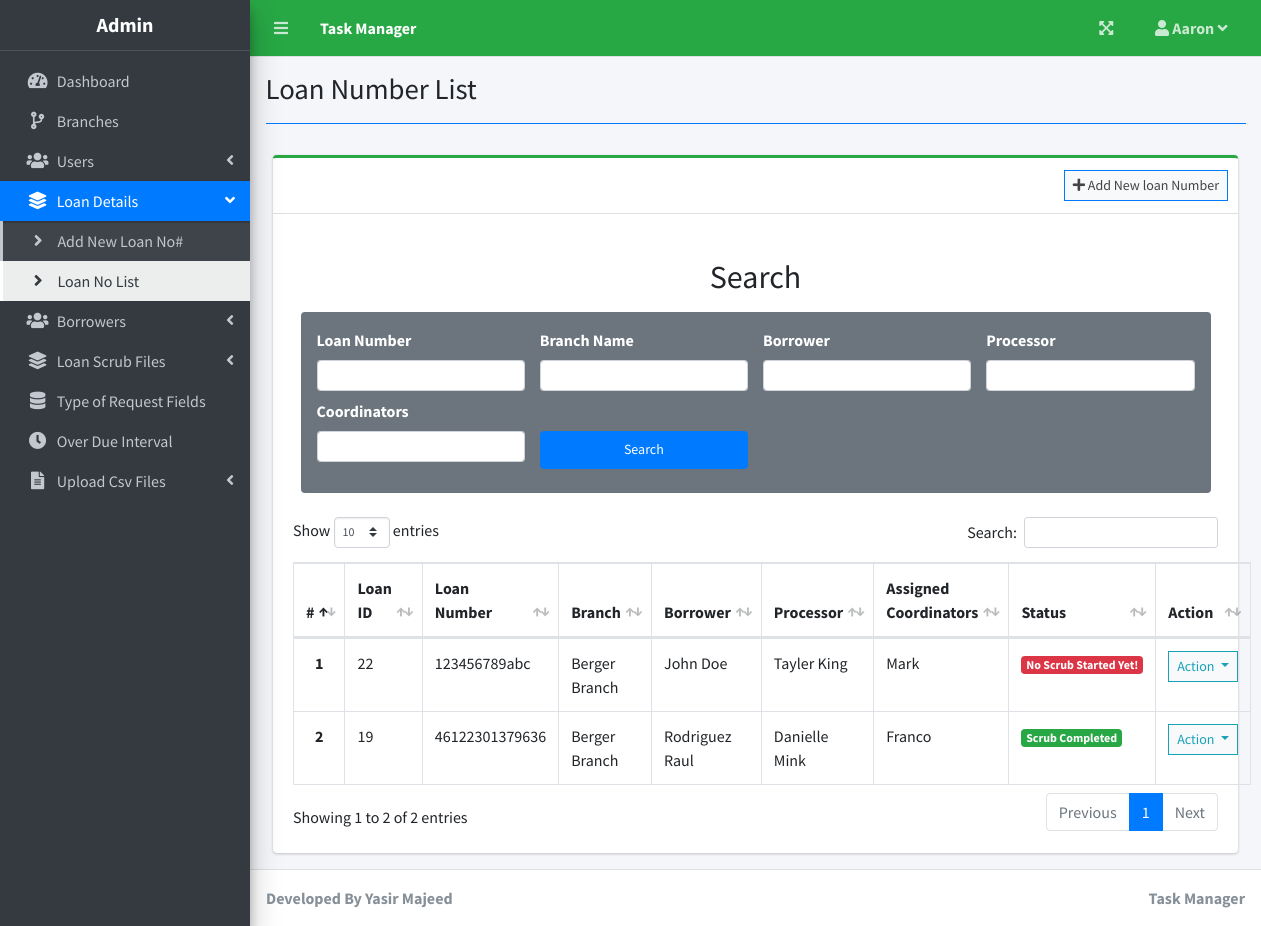
Page /index.php?page=loan_number_list (signed in) on the committed database.
### tables this page shows
CREATE TABLE `loan_no` (
  `id` int(11) NOT NULL,
  `loan_no` varchar(255) NOT NULL,
  `branch` int(11) NOT NULL,
  `processor` int(11) NOT NULL,
  `coordinator` varchar(255) NOT NULL,
  `created_by` int(11) NOT NULL,
  `created_at` timestamp NOT NULL DEFAULT current_timestamp(),
  `updated_at` timestamp NOT NULL DEFAULT current_timestamp() ON UPDATE current_timestamp()
);

CREATE TABLE `branch` (
  `id` int(11) NOT NULL,
  `branch` varchar(250) NOT NULL,
  `address` varchar(255) NOT NULL,
  `contact` varchar(255) NOT NULL,
  `created_at` timestamp NOT NULL DEFAULT current_timestamp(),
  `updated_at` timestamp NOT NULL DEFAULT current_timestamp() ON UPDATE current_timestamp()
);

CREATE TABLE `borrower` (
  `id` int(11) NOT NULL,
  `loan_no_id` varchar(255) NOT NULL,
  `borrower` varchar(255) NOT NULL,
  `created_by` int(11) NOT NULL,
  `created_at` timestamp NOT NULL DEFAULT current_timestamp(),
  `updated_at` timestamp NOT NULL DEFAULT current_timestamp() ON UPDATE current_timestamp()
);

CREATE TABLE `users` (
  `id` int(30) NOT NULL,
  `firstname` varchar(200) NOT NULL,
  `lastname` varchar(200) NOT NULL,
  `email` varchar(200) NOT NULL,
  `password` text NOT NULL,
  `branch` varchar(255) NOT NULL,
  `type` tinyint(1) NOT NULL DEFAULT 2 COMMENT '1 = admin, \r\n2 = processor,\r\n3 = coordinator\r\n',
  `avatar` text NOT NULL DEFAULT 'no-image-available.png',
  `date_created` datetime NOT NULL DEFAULT current_timestamp(),
  `updated_at` timestamp NOT NULL DEFAULT current_timestamp() ON UPDATE current_timestamp()
);

### loan_number_list.php (the view, shortened to what this page needs)
<?php include'db_connect.php' ?>
<div class="col-lg-12">
    <div class="card card-outline card-success">
        <div class="card-header">
            <?php if($_SESSION['login_type']==1){?>
            <div class="card-tools">
                <a class="btn btn-block btn-sm btn-default btn-flat border-primary"
                    href="./index.php?page=new_loan_number"><i class="fa fa-plus"></i> Add New loan Number</a>
            </div>
            <?php }?>
        </div>
        <div class="card-body">
            <div class="container my-4">
                <h2 class="text-center mb-3">Search</h2>
                <div class="rounded bg-secondary p-3">
                    <div class="row">
                        <div class="col-sm-3 mb-2">
                            <label for="field1" class="form-label">Loan Number </label>
                            <input type="text" class="form-control form-control-sm" id="field1">
                        </div>
                        <div class="col-sm-3 mb-2">
                            <label for="field2" class="form-label">Branch Name</label>
                            <input type="text" class="form-control form-control-sm" id="field2">
                        </div>
                        <div class="col-sm-3 mb-2">
                            <label for="field3" class="form-label">Borrower</label>
                            <input type="text" class="form-control form-control-sm" id="field3">
                        </div>
                        <div class="col-sm-3 mb-2">
                            <label for="field4" class="form-label">Processor</label>
                            <input type="text" class="form-control form-control-sm" id="field4">
                        </div>
                    </div>
                    <div class="row">
                        <div class="col-sm-3 mb-2">
                            <label for="field5" class="form-label">Coordinators</label>
                            <input type="text" class="form-control form-control-sm" id="field5">
                        </div>
                        <div class="col-sm-3 mb-2">
                            <label for="searchBtn" class="form-label">&nbsp;</label>
                            <button type="button" class="btn btn-primary btn-sm form-control"
                                id="searchBtn">Search</button>
                        </div>
                    </div>
                </div>
            </div>
            <table class="table tabe-hover table-bordered" id="list">
                <thead>
                    <tr>
                        <th class="text-center">#</th>
                        <th>Loan ID</th>
                        <th>Loan Number</th>
                        <th>Branch</th>
                        <th>Borrower</th>
                        <th>Processor</th>
                        <th>Assigned Coordinators</th>
                        <th>Status</th>
                        <th>Action</th>
                    </tr>
                </thead>
                <tbody>
                    <?php
					$i = 1;
					$qry = $conn->query("SELECT * FROM loan_no order by id DESC");
					while($row= $qry->fetch_assoc()):
					?>
                    <tr>
                        <th class="text-center"><?php echo $i++ ?></th>
                        <td><?php echo ucwords($row['id']) ?></td>
                        <td><?php echo ucwords($row['loan_no']) ?></td>
                        <td><?php $qry1 = $conn->query('SELECT * FROM branch where id = "'.$row['branch'].'"');$row1= $qry1->fetch_assoc();echo $row1['branch'];?>
                        </td>
                        <td><?php
                                $borrower_result = $conn->query("SELECT * FROM borrower WHERE loan_no_id=".$row['id']." ");
                                if ($borrower_result->num_rows > 0) {
                                    while ($row23 = $borrower_result->fetch_assoc()) {
                                        echo $row23['borrower'].'<br>';
                                    }
                                } else {
                                    echo "<a class='dropdown-item assign_borrower' href='javascript:void(0)' data-id='".$row['id']."' data-branch='".$row['branch']."'><i style='color:red' class='fa fa-plus'></i> <span style='color:red'>Click to Assign a Borrower</span></a>";
                                }
                                ?>
                        </td>
                        <td><?php $qry1 = $conn->query('SELECT * FROM users where id = "'.$row['processor'].'"');$row1= $qry1->fetch_assoc();echo $row1['firstname'].' '.$row1['lastname'];?>
                        </td>
                        <td><?php
                             $userIds = json_decode($row['coordinator']);
                             if (is_array($userIds) && !empty($userIds[0])) {
                                $idsStr = implode(",", $userIds);
                                $result = $conn->query("SELECT firstname, lastname FROM users WHERE id IN ($idsStr)");
                            }
                             while ($row23 = $result->fetch_assoc()) {
                                 echo $row23['firstname'].' '.$row23['lastname'].'<br>';
                             }
                                ?>
                        </td>
                        <td><?php
                            $check_result = $conn->query("SELECT * FROM scrub WHERE loan_no_id='".$row['id']."'")->fetch_assoc();
                            if ($check_result) {
                                if ($check_result['status_of_scrub'] == 'Completed') {
                                    echo '<span class="badge badge-success">Scrub Completed</span>';
                                    $scrub_result=0;
                                } else {
                                    echo '<span class="badge badge-danger">On Going</span>';
                                    $scrub_result=0;
                                }
                            } else {
                                echo '<span class="badge badge-danger">No Scrub Started Yet!</span>';
                                $scrub_result=1;
                            }
                            ?>
                        </td>
                        <td class="text-center">
                            <button type="button"
                                class="btn btn-default btn-sm btn-flat border-info wave-effect text-info dropdown-toggle"
                                data-toggle="dropdown" aria-expanded="true">
                                Action
                            </button>
                                <?php if ($scrub_result) {?>
                                <a class="dropdown-item" id="start_scrub" href="javascript:void(0)"
                                    data-id="<?php echo  $row['id']; ?>" data-loanid="<?php echo  $row['id']; ?>">Start
                                    Scrub</a>
                                <div class="dropdown-divider"></div>
                                <?php }else{?>
                                <a class="dropdown-item"
                                    href="./index.php?page=edit_scrub&id=<?php  $edit_scrub = $conn->query("SELECT id FROM scrub WHERE loan_no_id='".$row['id']."'")->fetch_assoc();echo $edit_scrub['id']?>">View
                                    Scrub</a>
                                <?php
                                            $result = $conn->query("SELECT scrub_id FROM  order_outs WHERE scrub_id = '{$edit_scrub['id']}' GROUP BY scrub_id HAVING COUNT(*) > 0");
                                            ?>
                                <?php }?>
                        </td>
                    </tr>
                    <?php endwhile; ?>
                </tbody>
            </table>
        </div>
    </div>
</div>

### rows in the picture
loan_no: id "22", loan_no "123456789abc", branch.branch "Berger Branch", users.firstname "Tayler", users.lastname "King", shows "No Scrub Started Yet!"
borrower: borrower "John Doe"
users: firstname "Mark"
loan_no: id "19", loan_no "46122301379636", branch.branch "Berger Branch", users.firstname "Danielle", users.lastname "Mink", shows "Scrub Completed"
borrower: borrower "Rodriguez"
borrower: borrower "Raul"
users: firstname "Franco"

### other values in the picture
$_SESSION['system']['name'] "Task Manager"
$_SESSION['login_firstname'] "Aaron"
$user_type[$_SESSION['login_type']] "Admin"
$title "Loan Number List"
